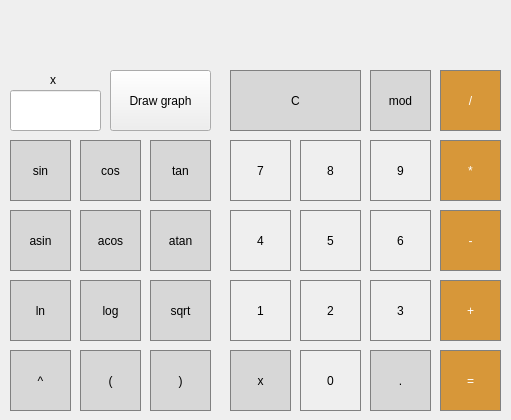
<?xml version="1.0" encoding="UTF-8"?>
<ui version="4.0">
 <class>MainWindow</class>
 <widget class="QMainWindow" name="MainWindow">
  <property name="geometry">
   <rect>
    <x>0</x>
    <y>0</y>
    <width>511</width>
    <height>420</height>
   </rect>
  </property>
  <property name="windowTitle">
   <string>MainWindow</string>
  </property>
  <widget class="QWidget" name="centralwidget">
   <widget class="QLabel" name="result_show">
    <property name="geometry">
     <rect>
      <x>10</x>
      <y>10</y>
      <width>491</width>
      <height>61</height>
     </rect>
    </property>
    <property name="sizePolicy">
     <sizepolicy hsizetype="Preferred" vsizetype="Preferred">
      <horstretch>0</horstretch>
      <verstretch>0</verstretch>
     </sizepolicy>
    </property>
    <property name="font">
     <font>
      <pointsize>20</pointsize>
      <kerning>true</kerning>
     </font>
    </property>
    <property name="layoutDirection">
     <enum>Qt::LeftToRight</enum>
    </property>
    <property name="styleSheet">
     <string notr="true">QLabel {
	qproperty-aligment: 'AlignVCenter | AlignRight';
	border-bottom: 1px solid gray;
}

backgroung-color : white;</string>
    </property>
    <property name="text">
     <string/>
    </property>
    <property name="alignment">
     <set>Qt::AlignRight|Qt::AlignTrailing|Qt::AlignVCenter</set>
    </property>
   </widget>
   <widget class="QPushButton" name="pushButton_clear">
    <property name="geometry">
     <rect>
      <x>230</x>
      <y>70</y>
      <width>131</width>
      <height>61</height>
     </rect>
    </property>
    <property name="styleSheet">
     <string notr="true">QPushButton {
	background-color: rgb(215, 215, 215);
	border: 1px solid gray;
}
QPushButton:pressed {
	background-color: qlineargradient(x1: 0, y1:0, x2: 0, y2: 1,
									stop: 0 #BEBEBE, stop: 1 #D7D7D7);
}</string>
    </property>
    <property name="text">
     <string>C</string>
    </property>
   </widget>
   <widget class="QPushButton" name="pushButton_mod">
    <property name="geometry">
     <rect>
      <x>370</x>
      <y>70</y>
      <width>61</width>
      <height>61</height>
     </rect>
    </property>
    <property name="styleSheet">
     <string notr="true">QPushButton {
	background-color: rgb(215, 215, 215);
	border: 1px solid gray;
}
QPushButton:pressed {
	background-color: qlineargradient(x1: 0, y1:0, x2: 0, y2: 1,
									stop: 0 #BEBEBE, stop: 1 #D7D7D7);
}</string>
    </property>
    <property name="text">
     <string>mod</string>
    </property>
   </widget>
   <widget class="QPushButton" name="pushButton_div">
    <property name="geometry">
     <rect>
      <x>440</x>
      <y>70</y>
      <width>61</width>
      <height>61</height>
     </rect>
    </property>
    <property name="styleSheet">
     <string notr="true">QPushButton {
	background-color: rgb(215, 151, 57);
	color: white;
	border: 1px solid gray;
}
QPushButton:pressed {
	background-color: qlineargradient(x1: 0, y1:0, x2: 0, y2: 1,
									stop: 0 #FF7832, stop: 1 #FF9739);
}</string>
    </property>
    <property name="text">
     <string>/</string>
    </property>
   </widget>
   <widget class="QPushButton" name="pushButton_7">
    <property name="geometry">
     <rect>
      <x>230</x>
      <y>140</y>
      <width>61</width>
      <height>61</height>
     </rect>
    </property>
    <property name="styleSheet">
     <string notr="true">QPushButton {
	border: 1px solid gray;
}
QPushButton:pressed {
	background-color: qlineargradient(x1: 0, y1: 0, x2: 0, y2: 1,
										stop: 0 #dadbde, stop: 1 #f6f7fa);
}</string>
    </property>
    <property name="text">
     <string>7</string>
    </property>
   </widget>
   <widget class="QPushButton" name="pushButton_8">
    <property name="geometry">
     <rect>
      <x>300</x>
      <y>140</y>
      <width>61</width>
      <height>61</height>
     </rect>
    </property>
    <property name="styleSheet">
     <string notr="true">QPushButton {
	border: 1px solid gray;
}
QPushButton:pressed {
	background-color: qlineargradient(x1: 0, y1: 0, x2: 0, y2: 1,
										stop: 0 #dadbde, stop: 1 #f6f7fa);
}</string>
    </property>
    <property name="text">
     <string>8</string>
    </property>
   </widget>
   <widget class="QPushButton" name="pushButton_9">
    <property name="geometry">
     <rect>
      <x>370</x>
      <y>140</y>
      <width>61</width>
      <height>61</height>
     </rect>
    </property>
    <property name="styleSheet">
     <string notr="true">QPushButton {
	border: 1px solid gray;
}
QPushButton:pressed {
	background-color: qlineargradient(x1: 0, y1: 0, x2: 0, y2: 1,
										stop: 0 #dadbde, stop: 1 #f6f7fa);
}</string>
    </property>
    <property name="text">
     <string>9</string>
    </property>
   </widget>
   <widget class="QPushButton" name="pushButton_mult">
    <property name="geometry">
     <rect>
      <x>440</x>
      <y>140</y>
      <width>61</width>
      <height>61</height>
     </rect>
    </property>
    <property name="styleSheet">
     <string notr="true">QPushButton {
	background-color: rgb(215, 151, 57);
	color: white;
	border: 1px solid gray;
}
QPushButton:pressed {
	background-color: qlineargradient(x1: 0, y1:0, x2: 0, y2: 1,
									stop: 0 #FF7832, stop: 1 #FF9739);
}</string>
    </property>
    <property name="text">
     <string>*</string>
    </property>
   </widget>
   <widget class="QPushButton" name="pushButton_4">
    <property name="geometry">
     <rect>
      <x>230</x>
      <y>210</y>
      <width>61</width>
      <height>61</height>
     </rect>
    </property>
    <property name="styleSheet">
     <string notr="true">QPushButton {
	border: 1px solid gray;
}
QPushButton:pressed {
	background-color: qlineargradient(x1: 0, y1: 0, x2: 0, y2: 1,
										stop: 0 #dadbde, stop: 1 #f6f7fa);
}</string>
    </property>
    <property name="text">
     <string>4</string>
    </property>
   </widget>
   <widget class="QPushButton" name="pushButton_5">
    <property name="geometry">
     <rect>
      <x>300</x>
      <y>210</y>
      <width>61</width>
      <height>61</height>
     </rect>
    </property>
    <property name="styleSheet">
     <string notr="true">QPushButton {
	border: 1px solid gray;
}
QPushButton:pressed {
	background-color: qlineargradient(x1: 0, y1: 0, x2: 0, y2: 1,
										stop: 0 #dadbde, stop: 1 #f6f7fa);
}</string>
    </property>
    <property name="text">
     <string>5</string>
    </property>
   </widget>
   <widget class="QPushButton" name="pushButton_6">
    <property name="geometry">
     <rect>
      <x>370</x>
      <y>210</y>
      <width>61</width>
      <height>61</height>
     </rect>
    </property>
    <property name="styleSheet">
     <string notr="true">QPushButton {
	border: 1px solid gray;
}
QPushButton:pressed {
	background-color: qlineargradient(x1: 0, y1: 0, x2: 0, y2: 1,
										stop: 0 #dadbde, stop: 1 #f6f7fa);
}</string>
    </property>
    <property name="text">
     <string>6</string>
    </property>
   </widget>
   <widget class="QPushButton" name="pushButton_sub">
    <property name="geometry">
     <rect>
      <x>440</x>
      <y>210</y>
      <width>61</width>
      <height>61</height>
     </rect>
    </property>
    <property name="styleSheet">
     <string notr="true">QPushButton {
	background-color: rgb(215, 151, 57);
	color: white;
	border: 1px solid gray;
}
QPushButton:pressed {
	background-color: qlineargradient(x1: 0, y1:0, x2: 0, y2: 1,
									stop: 0 #FF7832, stop: 1 #FF9739);
}</string>
    </property>
    <property name="text">
     <string>-</string>
    </property>
   </widget>
   <widget class="QPushButton" name="pushButton_1">
    <property name="geometry">
     <rect>
      <x>230</x>
      <y>280</y>
      <width>61</width>
      <height>61</height>
     </rect>
    </property>
    <property name="styleSheet">
     <string notr="true">QPushButton {
	border: 1px solid gray;
}
QPushButton:pressed {
	background-color: qlineargradient(x1: 0, y1: 0, x2: 0, y2: 1,
										stop: 0 #dadbde, stop: 1 #f6f7fa);
}</string>
    </property>
    <property name="text">
     <string>1</string>
    </property>
   </widget>
   <widget class="QPushButton" name="pushButton_2">
    <property name="geometry">
     <rect>
      <x>300</x>
      <y>280</y>
      <width>61</width>
      <height>61</height>
     </rect>
    </property>
    <property name="styleSheet">
     <string notr="true">QPushButton {
	border: 1px solid gray;
}
QPushButton:pressed {
	background-color: qlineargradient(x1: 0, y1: 0, x2: 0, y2: 1,
										stop: 0 #dadbde, stop: 1 #f6f7fa);
}</string>
    </property>
    <property name="text">
     <string>2</string>
    </property>
   </widget>
   <widget class="QPushButton" name="pushButton_3">
    <property name="geometry">
     <rect>
      <x>370</x>
      <y>280</y>
      <width>61</width>
      <height>61</height>
     </rect>
    </property>
    <property name="styleSheet">
     <string notr="true">QPushButton {
	border: 1px solid gray;
}
QPushButton:pressed {
	background-color: qlineargradient(x1: 0, y1: 0, x2: 0, y2: 1,
										stop: 0 #dadbde, stop: 1 #f6f7fa);
}</string>
    </property>
    <property name="text">
     <string>3</string>
    </property>
   </widget>
   <widget class="QPushButton" name="pushButton_add">
    <property name="geometry">
     <rect>
      <x>440</x>
      <y>280</y>
      <width>61</width>
      <height>61</height>
     </rect>
    </property>
    <property name="styleSheet">
     <string notr="true">QPushButton {
	background-color: rgb(215, 151, 57);
	color: white;
	border: 1px solid gray;
}
QPushButton:pressed {
	background-color: qlineargradient(x1: 0, y1:0, x2: 0, y2: 1,
									stop: 0 #FF7832, stop: 1 #FF9739);
}</string>
    </property>
    <property name="text">
     <string>+</string>
    </property>
   </widget>
   <widget class="QPushButton" name="pushButton_dot">
    <property name="geometry">
     <rect>
      <x>370</x>
      <y>350</y>
      <width>61</width>
      <height>61</height>
     </rect>
    </property>
    <property name="styleSheet">
     <string notr="true">QPushButton {
	background-color: rgb(215, 215, 215);
	border: 1px solid gray;
}
QPushButton:pressed {
	background-color: qlineargradient(x1: 0, y1:0, x2: 0, y2: 1,
									stop: 0 #BEBEBE, stop: 1 #D7D7D7);
}</string>
    </property>
    <property name="text">
     <string>.</string>
    </property>
   </widget>
   <widget class="QPushButton" name="pushButton_eq">
    <property name="geometry">
     <rect>
      <x>440</x>
      <y>350</y>
      <width>61</width>
      <height>61</height>
     </rect>
    </property>
    <property name="styleSheet">
     <string notr="true">QPushButton {
	background-color: rgb(215, 151, 57);
	color: white;
	border: 1px solid gray;
}
QPushButton:pressed {
	background-color: qlineargradient(x1: 0, y1:0, x2: 0, y2: 1,
									stop: 0 #FF7832, stop: 1 #FF9739);
}</string>
    </property>
    <property name="text">
     <string>=</string>
    </property>
   </widget>
   <widget class="QPushButton" name="pushButton_0">
    <property name="geometry">
     <rect>
      <x>300</x>
      <y>350</y>
      <width>61</width>
      <height>61</height>
     </rect>
    </property>
    <property name="styleSheet">
     <string notr="true">QPushButton {
	border: 1px solid gray;
}
QPushButton:pressed {
	background-color: qlineargradient(x1: 0, y1: 0, x2: 0, y2: 1,
										stop: 0 #dadbde, stop: 1 #f6f7fa);
}</string>
    </property>
    <property name="text">
     <string>0</string>
    </property>
   </widget>
   <widget class="QPushButton" name="pushButton_x">
    <property name="geometry">
     <rect>
      <x>230</x>
      <y>350</y>
      <width>61</width>
      <height>61</height>
     </rect>
    </property>
    <property name="styleSheet">
     <string notr="true">QPushButton {
	background-color: rgb(215, 215, 215);
	border: 1px solid gray;
}
QPushButton:pressed {
	background-color: qlineargradient(x1: 0, y1:0, x2: 0, y2: 1,
									stop: 0 #BEBEBE, stop: 1 #D7D7D7);
}</string>
    </property>
    <property name="text">
     <string>x</string>
    </property>
   </widget>
   <widget class="QPushButton" name="pushButton_sqrt">
    <property name="geometry">
     <rect>
      <x>150</x>
      <y>280</y>
      <width>61</width>
      <height>61</height>
     </rect>
    </property>
    <property name="styleSheet">
     <string notr="true">QPushButton {
	background-color: rgb(215, 215, 215);
	border: 1px solid gray;
}
QPushButton:pressed {
	background-color: qlineargradient(x1: 0, y1:0, x2: 0, y2: 1,
									stop: 0 #BEBEBE, stop: 1 #D7D7D7);
}</string>
    </property>
    <property name="text">
     <string>sqrt</string>
    </property>
   </widget>
   <widget class="QPushButton" name="pushButton_log">
    <property name="geometry">
     <rect>
      <x>80</x>
      <y>280</y>
      <width>61</width>
      <height>61</height>
     </rect>
    </property>
    <property name="styleSheet">
     <string notr="true">QPushButton {
	background-color: rgb(215, 215, 215);
	border: 1px solid gray;
}
QPushButton:pressed {
	background-color: qlineargradient(x1: 0, y1:0, x2: 0, y2: 1,
									stop: 0 #BEBEBE, stop: 1 #D7D7D7);
}</string>
    </property>
    <property name="text">
     <string>log</string>
    </property>
   </widget>
   <widget class="QPushButton" name="pushButton_ln">
    <property name="geometry">
     <rect>
      <x>10</x>
      <y>280</y>
      <width>61</width>
      <height>61</height>
     </rect>
    </property>
    <property name="styleSheet">
     <string notr="true">QPushButton {
	background-color: rgb(215, 215, 215);
	border: 1px solid gray;
}
QPushButton:pressed {
	background-color: qlineargradient(x1: 0, y1:0, x2: 0, y2: 1,
									stop: 0 #BEBEBE, stop: 1 #D7D7D7);
}</string>
    </property>
    <property name="text">
     <string>ln</string>
    </property>
   </widget>
   <widget class="QPushButton" name="pushButton_asin">
    <property name="geometry">
     <rect>
      <x>10</x>
      <y>210</y>
      <width>61</width>
      <height>61</height>
     </rect>
    </property>
    <property name="styleSheet">
     <string notr="true">QPushButton {
	background-color: rgb(215, 215, 215);
	border: 1px solid gray;
}
QPushButton:pressed {
	background-color: qlineargradient(x1: 0, y1:0, x2: 0, y2: 1,
									stop: 0 #BEBEBE, stop: 1 #D7D7D7);
}</string>
    </property>
    <property name="text">
     <string>asin</string>
    </property>
   </widget>
   <widget class="QPushButton" name="pushButton_acos">
    <property name="geometry">
     <rect>
      <x>80</x>
      <y>210</y>
      <width>61</width>
      <height>61</height>
     </rect>
    </property>
    <property name="styleSheet">
     <string notr="true">QPushButton {
	background-color: rgb(215, 215, 215);
	border: 1px solid gray;
}
QPushButton:pressed {
	background-color: qlineargradient(x1: 0, y1:0, x2: 0, y2: 1,
									stop: 0 #BEBEBE, stop: 1 #D7D7D7);
}</string>
    </property>
    <property name="text">
     <string>acos</string>
    </property>
   </widget>
   <widget class="QPushButton" name="pushButton_atan">
    <property name="geometry">
     <rect>
      <x>150</x>
      <y>210</y>
      <width>61</width>
      <height>61</height>
     </rect>
    </property>
    <property name="styleSheet">
     <string notr="true">QPushButton {
	background-color: rgb(215, 215, 215);
	border: 1px solid gray;
}
QPushButton:pressed {
	background-color: qlineargradient(x1: 0, y1:0, x2: 0, y2: 1,
									stop: 0 #BEBEBE, stop: 1 #D7D7D7);
}</string>
    </property>
    <property name="text">
     <string>atan</string>
    </property>
   </widget>
   <widget class="QPushButton" name="pushButton_sin">
    <property name="geometry">
     <rect>
      <x>10</x>
      <y>140</y>
      <width>61</width>
      <height>61</height>
     </rect>
    </property>
    <property name="styleSheet">
     <string notr="true">QPushButton {
	background-color: rgb(215, 215, 215);
	border: 1px solid gray;
}
QPushButton:pressed {
	background-color: qlineargradient(x1: 0, y1:0, x2: 0, y2: 1,
									stop: 0 #BEBEBE, stop: 1 #D7D7D7);
}</string>
    </property>
    <property name="text">
     <string>sin</string>
    </property>
   </widget>
   <widget class="QPushButton" name="pushButton_cos">
    <property name="geometry">
     <rect>
      <x>80</x>
      <y>140</y>
      <width>61</width>
      <height>61</height>
     </rect>
    </property>
    <property name="styleSheet">
     <string notr="true">QPushButton {
	background-color: rgb(215, 215, 215);
	border: 1px solid gray;
}
QPushButton:pressed {
	background-color: qlineargradient(x1: 0, y1:0, x2: 0, y2: 1,
									stop: 0 #BEBEBE, stop: 1 #D7D7D7);
}</string>
    </property>
    <property name="text">
     <string>cos</string>
    </property>
   </widget>
   <widget class="QPushButton" name="pushButton_tan">
    <property name="geometry">
     <rect>
      <x>150</x>
      <y>140</y>
      <width>61</width>
      <height>61</height>
     </rect>
    </property>
    <property name="styleSheet">
     <string notr="true">QPushButton {
	background-color: rgb(215, 215, 215);
	border: 1px solid gray;
}
QPushButton:pressed {
	background-color: qlineargradient(x1: 0, y1:0, x2: 0, y2: 1,
									stop: 0 #BEBEBE, stop: 1 #D7D7D7);
}</string>
    </property>
    <property name="text">
     <string>tan</string>
    </property>
   </widget>
   <widget class="QPushButton" name="pushButton_degr">
    <property name="geometry">
     <rect>
      <x>10</x>
      <y>350</y>
      <width>61</width>
      <height>61</height>
     </rect>
    </property>
    <property name="styleSheet">
     <string notr="true">QPushButton {
	background-color: rgb(215, 215, 215);
	border: 1px solid gray;
}
QPushButton:pressed {
	background-color: qlineargradient(x1: 0, y1:0, x2: 0, y2: 1,
									stop: 0 #BEBEBE, stop: 1 #D7D7D7);
}</string>
    </property>
    <property name="text">
     <string>^</string>
    </property>
   </widget>
   <widget class="QPushButton" name="pushButton_open_br">
    <property name="geometry">
     <rect>
      <x>80</x>
      <y>350</y>
      <width>61</width>
      <height>61</height>
     </rect>
    </property>
    <property name="styleSheet">
     <string notr="true">QPushButton {
	background-color: rgb(215, 215, 215);
	border: 1px solid gray;
}
QPushButton:pressed {
	background-color: qlineargradient(x1: 0, y1:0, x2: 0, y2: 1,
									stop: 0 #BEBEBE, stop: 1 #D7D7D7);
}</string>
    </property>
    <property name="text">
     <string>(</string>
    </property>
   </widget>
   <widget class="QPushButton" name="pushButton_close_br">
    <property name="geometry">
     <rect>
      <x>150</x>
      <y>350</y>
      <width>61</width>
      <height>61</height>
     </rect>
    </property>
    <property name="styleSheet">
     <string notr="true">QPushButton {
	background-color: rgb(215, 215, 215);
	border: 1px solid gray;
}
QPushButton:pressed {
	background-color: qlineargradient(x1: 0, y1:0, x2: 0, y2: 1,
									stop: 0 #BEBEBE, stop: 1 #D7D7D7);
}</string>
    </property>
    <property name="text">
     <string>)</string>
    </property>
   </widget>
   <widget class="QLineEdit" name="lineEdit_for_x">
    <property name="geometry">
     <rect>
      <x>10</x>
      <y>90</y>
      <width>91</width>
      <height>41</height>
     </rect>
    </property>
   </widget>
   <widget class="QPushButton" name="pushButton_graph">
    <property name="geometry">
     <rect>
      <x>110</x>
      <y>70</y>
      <width>101</width>
      <height>61</height>
     </rect>
    </property>
    <property name="text">
     <string>Draw graph</string>
    </property>
   </widget>
   <widget class="QLabel" name="label_for_x">
    <property name="geometry">
     <rect>
      <x>50</x>
      <y>70</y>
      <width>16</width>
      <height>20</height>
     </rect>
    </property>
    <property name="text">
     <string>x</string>
    </property>
   </widget>
  </widget>
 </widget>
 <resources/>
 <connections/>
</ui>
